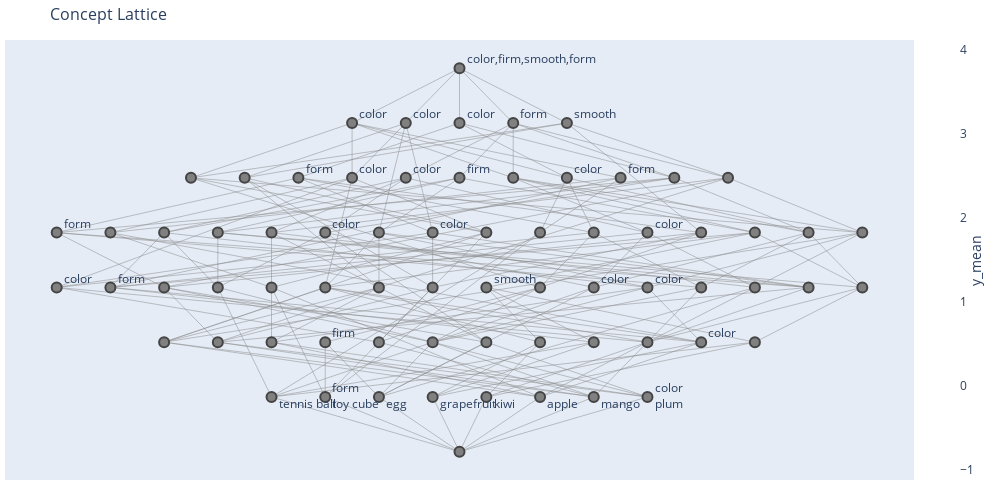

The cell this chart's notebook holds for it:
### Code cell
fig = fm.get_plotly_fig()
fig.show()

### Figure 1 — Plotly figure (JSON) as saved in the notebook; plotly's stock layout.template omitted (floating-point values rounded to 4 significant figures; data arrays with more than 128 entries replaced by an {"elided": "..."} marker saying what was removed)
{"data": [{"hoverinfo": "none", "line": {"color": "#888", "width": 0.5}, "mode": "lines", "type": "scatter", "x": {"elided": "552 float values"}, "y": {"elided": "552 int values"}}, {"hoverinfo": "text", "hovertext": ["PatternStructure 23<br><br>extent (len: 4): egg, kiwi, plum, mango<br>intent (len: 4): color in [\"blue\", \"green\", \"white...<br>new extent (len: 0): ∅<br>new_intent (len: 1): form<br>", "PatternStructure 39<br><br>extent (len: 3): toy cube, kiwi, mango<br>intent (len: 4): smooth in [False, True], color = ...<br>new extent (len: 0): ∅<br>new_intent (len: 1): color<br>", "PatternStructure 46<br><br>extent (len: 2): apple, mango<br>intent (len: 4): smooth = True, firm = False, colo...<br>new extent (len: 0): ∅<br>new_intent (len: 0): ∅<br>", "PatternStructure 67<br><br>extent (len: 1): tennis ball<br>intent (len: 4): smooth = False, form = round, fir...<br>new extent (len: 1): tennis ball<br>new_intent (len: 0): ∅<br>", "PatternStructure 2<br><br>extent (len: 7): grapefruit, toy cube, kiwi, tenni...<br>intent (len: 4): smooth in [False, True], form in ...<br>new extent (len: 0): ∅<br>new_intent (len: 1): color<br>", "PatternStructure 21<br><br>extent (len: 4): toy cube, egg, apple, mango<br>intent (len: 4): smooth = True, form in [\"cubic\", ...<br>new extent (len: 0): ∅<br>new_intent (len: 0): ∅<br>", "PatternStructure 56<br><br>extent (len: 2): plum, mango<br>intent (len: 4): form = oval, smooth = True, firm ...<br>new extent (len: 0): ∅<br>new_intent (len: 0): ∅<br>", "PatternStructure 68<br><br>extent (len: 1): toy cube<br>intent (len: 4): form = cubic, color = green, smoo...<br>new extent (len: 1): toy cube<br>new_intent (len: 1): form<br>", "PatternStructure 30<br><br>extent (len: 3): grapefruit, apple, tennis ball<br>intent (len: 4): color in [\"white\", \"yellow\"], smo...<br>new extent (len: 0): ∅<br>new_intent (len: 1): form<br>", "PatternStructure 40<br><br>extent (len: 3): egg, plum, mango<br>intent (len: 4): color in [\"blue\", \"green\", \"white...<br>new extent (len: 0): ∅<br>new_intent (len: 0): ∅<br>", "PatternStructure 31<br><br>extent (len: 3): toy cube, grapefruit, apple<br>intent (len: 4): smooth in [False, True], form in ...<br>new extent (len: 0): ∅<br>new_intent (len: 0): ∅<br>", "PatternStructure 47<br><br>extent (len: 2): plum, apple<br>intent (len: 4): smooth = True, firm = False, colo...<br>new extent (len: 0): ∅<br>new_intent (len: 0): ∅<br>", "PatternStructure 57<br><br>extent (len: 2): plum, tennis ball<br>intent (len: 4): smooth in [False, True], firm = F...<br>new extent (len: 0): ∅<br>new_intent (len: 0): ∅<br>", "PatternStructure 5<br><br>extent (len: 6): grapefruit, toy cube, kiwi, apple...<br>intent (len: 4): firm in [False, True], form in [\"...<br>new extent (len: 0): ∅<br>new_intent (len: 1): color<br>", "PatternStructure 17<br><br>extent (len: 4): grapefruit, plum, apple, tennis b...<br>intent (len: 4): smooth in [False, True], color in...<br>new extent (len: 0): ∅<br>new_intent (len: 0): ∅<br>", "PatternStructure 24<br><br>extent (len: 4): mango, kiwi, plum, tennis ball<br>intent (len: 4): color in [\"blue\", \"green\", \"white...<br>new extent (len: 0): ∅<br>new_intent (len: 0): ∅<br>", "PatternStructure 32<br><br>extent (len: 3): egg, plum, apple<br>intent (len: 4): color in [\"blue\", \"white\", \"yello...<br>new extent (len: 0): ∅<br>new_intent (len: 0): ∅<br>", "PatternStructure 20<br><br>extent (len: 4): toy cube, plum, apple, mango<br>intent (len: 4): firm in [False, True], form in [\"...<br>new extent (len: 0): ∅<br>new_intent (len: 0): ∅<br>", "PatternStructure 41<br><br>extent (len: 3): egg, plum, tennis ball<br>intent (len: 4): smooth in [False, True], firm in ...<br>new extent (len: 0): ∅<br>new_intent (len: 1): color<br>", "PatternStructure 58<br><br>extent (len: 2): toy cube, egg<br>intent (len: 4): form in [\"cubic\", \"oval\"], color ...<br>new extent (len: 0): ∅<br>new_intent (len: 1): firm<br>", "PatternStructure 7<br><br>extent (len: 5): grapefruit, kiwi, apple, mango, p...<br>intent (len: 4): smooth in [False, True], color in...<br>new extent (len: 0): ∅<br>new_intent (len: 0): ∅<br>", "PatternStructure 48<br><br>extent (len: 2): toy cube, apple<br>intent (len: 4): form in [\"cubic\", \"round\"], smoot...<br>new extent (len: 0): ∅<br>new_intent (len: 0): ∅<br>", "PatternStructure 16<br><br>extent (len: 4): grapefruit, kiwi, apple, mango<br>intent (len: 4): smooth in [False, True], firm = F...<br>new extent (len: 0): ∅<br>new_intent (len: 0): ∅<br>", "PatternStructure 33<br><br>extent (len: 3): plum, apple, mango<br>intent (len: 4): smooth = True, color in [\"blue\", ...<br>new extent (len: 0): ∅<br>new_intent (len: 0): ∅<br>", "PatternStructure 59<br><br>extent (len: 2): toy cube, mango<br>intent (len: 4): form in [\"cubic\", \"oval\"], color ...<br>new extent (len: 0): ∅<br>new_intent (len: 0): ∅<br>", "PatternStructure 13<br><br>extent (len: 5): toy cube, kiwi, egg, mango, plum<br>intent (len: 4): color in [\"blue\", \"green\", \"white...<br>new extent (len: 0): ∅<br>new_intent (len: 1): form<br>", "PatternStructure 25<br><br>extent (len: 4): toy cube, kiwi, plum, mango<br>intent (len: 4): smooth in [False, True], form in ...<br>new extent (len: 0): ∅<br>new_intent (len: 1): color<br>", "PatternStructure 34<br><br>extent (len: 3): toy cube, apple, mango<br>intent (len: 4): form in [\"cubic\", \"oval\", \"round\"...<br>new extent (len: 0): ∅<br>new_intent (len: 0): ∅<br>", "PatternStructure 42<br><br>extent (len: 3): toy cube, plum, mango<br>intent (len: 4): form in [\"cubic\", \"oval\"], smooth...<br>new extent (len: 0): ∅<br>new_intent (len: 0): ∅<br>", "PatternStructure 49<br><br>extent (len: 2): egg, mango<br>intent (len: 4): form = oval, color in [\"green\", \"...<br>new extent (len: 0): ∅<br>new_intent (len: 0): ∅<br>", "PatternStructure 9<br><br>extent (len: 5): grapefruit, toy cube, kiwi, apple...<br>intent (len: 4): smooth in [False, True], form in ...<br>new extent (len: 0): ∅<br>new_intent (len: 1): color<br>", "PatternStructure 60<br><br>extent (len: 2): toy cube, tennis ball<br>intent (len: 4): smooth in [False, True], form in ...<br>new extent (len: 0): ∅<br>new_intent (len: 0): ∅<br>", "PatternStructure 55<br><br>extent (len: 2): egg, plum<br>intent (len: 4): form = oval, smooth = True, firm ...<br>new extent (len: 0): ∅<br>new_intent (len: 0): ∅<br>", "PatternStructure 10<br><br>extent (len: 5): grapefruit, tennis ball, egg, app...<br>intent (len: 4): smooth in [False, True], color in...<br>new extent (len: 0): ∅<br>new_intent (len: 1): color<br>", "PatternStructure 35<br><br>extent (len: 3): grapefruit, kiwi, tennis ball<br>intent (len: 4): smooth = False, color in [\"green\"...<br>new extent (len: 0): ∅<br>new_intent (len: 1): smooth<br>", "PatternStructure 43<br><br>extent (len: 3): toy cube, egg, mango<br>intent (len: 4): form in [\"cubic\", \"oval\"], color ...<br>new extent (len: 0): ∅<br>new_intent (len: 0): ∅<br>", "PatternStructure 50<br><br>extent (len: 2): egg, tennis ball<br>intent (len: 4): smooth in [False, True], firm in ...<br>new extent (len: 0): ∅<br>new_intent (len: 1): color<br>", "PatternStructure 29<br><br>extent (len: 3): grapefruit, plum, apple<br>intent (len: 4): smooth in [False, True], firm = F...<br>new extent (len: 0): ∅<br>new_intent (len: 1): color<br>", "PatternStructure 62<br><br>extent (len: 1): egg<br>intent (len: 4): form = oval, smooth = True, firm ...<br>new extent (len: 1): egg<br>new_intent (len: 0): ∅<br>", "PatternStructure 4<br><br>extent (len: 6): grapefruit, kiwi, tennis ball, ap...<br>intent (len: 4): smooth in [False, True], color in...<br>new extent (len: 0): ∅<br>new_intent (len: 1): firm<br>", "PatternStructure 3<br><br>extent (len: 6): grapefruit, kiwi, tennis ball, eg...<br>intent (len: 4): smooth in [False, True], color in...<br>new extent (len: 0): ∅<br>new_intent (len: 0): ∅<br>", "PatternStructure 14<br><br>extent (len: 5): toy cube, kiwi, tennis ball, egg,...<br>intent (len: 4): smooth in [False, True], color in...<br>new extent (len: 0): ∅<br>new_intent (len: 1): color<br>", "PatternStructure 26<br><br>extent (len: 4): toy cube, egg, kiwi, mango<br>intent (len: 4): smooth in [False, True], color in...<br>new extent (len: 0): ∅<br>new_intent (len: 0): ∅<br>", "PatternStructure 18<br><br>extent (len: 4): toy cube, grapefruit, apple, tenn...<br>intent (len: 4): smooth in [False, True], form in ...<br>new extent (len: 0): ∅<br>new_intent (len: 1): form<br>", "PatternStructure 51<br><br>extent (len: 2): grapefruit, kiwi<br>intent (len: 4): smooth = False, firm = False, col...<br>new extent (len: 0): ∅<br>new_intent (len: 0): ∅<br>", "PatternStructure 36<br><br>extent (len: 3): egg, kiwi, mango<br>intent (len: 4): smooth in [False, True], color in...<br>new extent (len: 0): ∅<br>new_intent (len: 0): ∅<br>", "PatternStructure 44<br><br>extent (len: 2): egg, apple<br>intent (len: 4): color in [\"white\", \"yellow\"], smo...<br>new extent (len: 0): ∅<br>new_intent (len: 0): ∅<br>", "PatternStructure 63<br><br>extent (len: 1): grapefruit<br>intent (len: 4): smooth = False, form = round, fir...<br>new extent (len: 1): grapefruit<br>new_intent (len: 0): ∅<br>", "PatternStructure 6<br><br>extent (len: 6): toy cube, kiwi, tennis ball, egg,...<br>intent (len: 4): color in [\"blue\", \"green\", \"white...<br>new extent (len: 0): ∅<br>new_intent (len: 1): color<br>", "PatternStructure 12<br><br>extent (len: 5): kiwi, tennis ball, egg, mango, pl...<br>intent (len: 4): color in [\"blue\", \"green\", \"white...<br>new extent (len: 0): ∅<br>new_intent (len: 0): ∅<br>", "PatternStructure 19<br><br>extent (len: 4): egg, plum, apple, mango<br>intent (len: 4): smooth = True, color in [\"blue\", ...<br>new extent (len: 0): ∅<br>new_intent (len: 0): ∅<br>", "PatternStructure 52<br><br>extent (len: 2): grapefruit, tennis ball<br>intent (len: 4): color in [\"white\", \"yellow\"], smo...<br>new extent (len: 0): ∅<br>new_intent (len: 0): ∅<br>", "PatternStructure 15<br><br>extent (len: 4): grapefruit, egg, apple, tennis ba...<br>intent (len: 4): color in [\"white\", \"yellow\"], smo...<br>new extent (len: 0): ∅<br>new_intent (len: 1): color<br>", "PatternStructure 64<br><br>extent (len: 1): kiwi<br>intent (len: 4): form = oval, color = green, smoot...<br>new extent (len: 1): kiwi<br>new_intent (len: 0): ∅<br>", "PatternStructure 27<br><br>extent (len: 4): toy cube, egg, plum, mango<br>intent (len: 4): color in [\"blue\", \"green\", \"white...<br>new extent (len: 0): ∅<br>new_intent (len: 0): ∅<br>", "PatternStructure 37<br><br>extent (len: 3): kiwi, plum, mango<br>intent (len: 4): smooth in [False, True], form = o...<br>new extent (len: 0): ∅<br>new_intent (len: 0): ∅<br>", "PatternStructure 61<br><br>extent (len: 1): apple<br>intent (len: 4): form = round, smooth = True, firm...<br>new extent (len: 1): apple<br>new_intent (len: 0): ∅<br>", "PatternStructure 8<br><br>extent (len: 5): grapefruit, kiwi, tennis ball, ap...<br>intent (len: 4): smooth in [False, True], color in...<br>new extent (len: 0): ∅<br>new_intent (len: 0): ∅<br>", "PatternStructure 53<br><br>extent (len: 2): kiwi, mango<br>intent (len: 4): smooth in [False, True], color = ...<br>new extent (len: 0): ∅<br>new_intent (len: 0): ∅<br>", "PatternStructure 65<br><br>extent (len: 1): mango<br>intent (len: 4): form = oval, color = green, smoot...<br>new extent (len: 1): mango<br>new_intent (len: 0): ∅<br>", "PatternStructure 1<br><br>extent (len: 7): grapefruit, kiwi, tennis ball, eg...<br>intent (len: 4): smooth in [False, True], color in...<br>new extent (len: 0): ∅<br>new_intent (len: 1): form<br>", "PatternStructure 0<br><br>extent (len: 8): grapefruit, toy cube, kiwi, tenni...<br>intent (len: 4): smooth in [False, True], form in ...<br>new extent (len: 0): ∅<br>new_intent (len: 4): form, smooth, color, firm<br>", "PatternStructure 22<br><br>extent (len: 4): egg, kiwi, mango, tennis ball<br>intent (len: 4): smooth in [False, True], color in...<br>new extent (len: 0): ∅<br>new_intent (len: 0): ∅<br>", "PatternStructure 38<br><br>extent (len: 3): kiwi, mango, tennis ball<br>intent (len: 4): smooth in [False, True], color in...<br>new extent (len: 0): ∅<br>new_intent (len: 0): ∅<br>", "PatternStructure 45<br><br>extent (len: 2): grapefruit, apple<br>intent (len: 4): smooth in [False, True], form = r...<br>new extent (len: 0): ∅<br>new_intent (len: 1): color<br>", "PatternStructure 54<br><br>extent (len: 2): kiwi, tennis ball<br>intent (len: 4): color in [\"green\", \"white\"], smoo...<br>new extent (len: 0): ∅<br>new_intent (len: 0): ∅<br>", "PatternStructure 66<br><br>extent (len: 1): plum<br>intent (len: 4): color = blue, form = oval, smooth...<br>new extent (len: 1): plum<br>new_intent (len: 1): color<br>", "PatternStructure 28<br><br>extent (len: 3): egg, apple, mango<br>intent (len: 4): smooth = True, color in [\"green\",...<br>new extent (len: 0): ∅<br>new_intent (len: 0): ∅<br>", "PatternStructure 11<br><br>extent (len: 5): toy cube, egg, apple, mango, plum<br>intent (len: 4): smooth = True, form in [\"cubic\", ...<br>new extent (len: 0): ∅<br>new_intent (len: 1): smooth<br>", "PatternStructure 69<br><br>extent (len: 0): ∅<br>intent (len: 0): ∅<br>new extent (len: 0): ∅<br>new_intent (len: 0): ∅<br>"], "marker": {"color": ["grey", "grey", "grey", "grey", "grey", "grey", "grey", "grey", "grey", "grey", "grey", "grey", "grey", "grey", "grey", "grey", "grey", "grey", "grey", "grey", "grey", "grey", "grey", "grey", "grey", "grey", "grey", "grey", "grey", "grey", "grey", "grey", "grey", "grey", "grey", "grey", "grey", "grey", "grey", "grey", "grey", "grey", "grey", "grey", "grey", "grey", "grey", "grey", "grey", "grey", "grey", "grey", "grey", "grey", "grey", "grey", "grey", "grey", "grey", "grey", "grey", "grey", "grey", "grey", "grey", "grey", "grey", "grey", "grey", "grey"], "colorbar": {"thickness": 15, "title": {"side": "right", "text": "y_mean"}, "xanchor": "left"}, "colorscale": [[0, "rgb(103,0,31)"], [0.1, "rgb(178,24,43)"], [0.2, "rgb(214,96,77)"], [0.3, "rgb(244,165,130)"], [0.4, "rgb(253,219,199)"], [0.5, "rgb(247,247,247)"], [0.6, "rgb(209,229,240)"], [0.7, "rgb(146,197,222)"], [0.8, "rgb(67,147,195)"], [0.9, "rgb(33,102,172)"], [1, "rgb(5,48,97)"]], "line": {"width": 2}, "reversescale": true, "showscale": true, "size": 10}, "mode": "markers+text", "text": ["form<br>", "color<br>", "<br>", "<br>tennis ball", "color<br>", "<br>", "<br>", "form<br>toy cube", "form<br>", "<br>", "<br>", "<br>", "<br>", "color<br>", "<br>", "<br>", "<br>", "<br>", "color<br>", "firm<br>", "<br>", "<br>", "<br>", "<br>", "<br>", "form<br>", "color<br>", "<br>", "<br>", "<br>", "color<br>", "<br>", "<br>", "color<br>", "smooth<br>", "<br>", "color<br>", "color<br>", "<br>egg", "firm<br>", "<br>", "color<br>", "<br>", "form<br>", "<br>", "<br>", "<br>", "<br>grapefruit", "color<br>", "<br>", "<br>", "<br>", "color<br>", "<br>kiwi", "<br>", "<br>", "<br>apple", "<br>", "<br>", "<br>mango", "form<br>", "color,firm,smooth,form<br>", "<br>", "<br>", "color<br>", "<br>", "color<br>plum", "<br>", "smooth<br>", "<br>"], "textposition": "middle right", "type": "scatter", "x": [-7.5, -7.5, -5.5, -3.5, -2, -5, -4.5, -2.5, -6.5, -5.5, -6.5, -3.5, -4.5, -1, -5.5, -4.5, -3.5, -4, -2.5, -2.5, -1.5, -3.5, -2.5, -1.5, -1.5, -3, -0.5, 0.5, -0.5, -0.5, -2, 1.5, 0.5, -1, 0.5, 1.5, 2.5, 3.5, -1.5, 0, 1, 2, 2.5, 3, 1.5, 4.5, 5.5, -0.5, 0, 4, 5, 2.5, 3.5, 0.5, 4.5, 6.5, 1.5, 5.5, 3.5, 2.5, 1, 0, 6.5, 7.5, 4.5, 5.5, 3.5, 7.5, 2, 0], "y": [5, 4, 3, 2, 7, 6, 3, 2, 4, 4, 5, 3, 4, 7, 5, 5, 5, 6, 5, 3, 5, 4, 4, 4, 3, 6, 5, 5, 4, 3, 6, 5, 3, 6, 4, 4, 4, 4, 2, 6, 6, 6, 5, 6, 3, 4, 4, 2, 7, 6, 6, 3, 5, 2, 5, 4, 2, 5, 3, 2, 7, 8, 5, 4, 3, 3, 2, 5, 7, 1]}], "layout": {"height": 500, "hovermode": "closest", "margin": {"b": 20, "l": 5, "r": 5, "t": 40}, "showlegend": false, "title": {"font": {"size": 16}, "text": "Concept Lattice"}, "width": 1000, "xaxis": {"showgrid": false, "showticklabels": false, "zeroline": false}, "yaxis": {"showgrid": false, "showticklabels": false, "zeroline": false}}}
